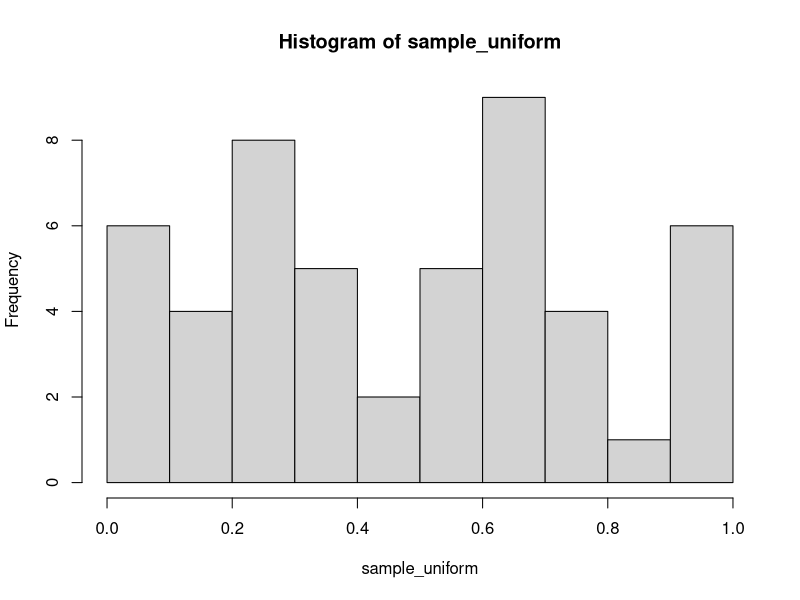

Recreate this plot in R. (Note: this script raises an error after producing the figure.)
#exercise2, asssignment5

sample_uniform <- runif(50)
sample_uniform
hist(sample_uniform)
#define estimator T_n using function
T_n <- function(sample)
{
      n = length(sample)
      T_n = ((n+1)/n)*max(sample)
      T_n
}
#use function for generated sample
T_n(sample_uniform,50)
#using emperical bootstrap to estimate variance of T_n, take B=1000
emperical_bootstrap_uniform_sample <- bootstrap(sample_uniform,T_n,1000)
#plot bootstrap in histogram and compute variance, sd
hist(emperical_bootstrap_uniform_sample)
var(emperical_bootstrap_uniform_sample)
sd(emperical_bootstrap_uniform_sample)
#
#B
var_different_emp_bootstraps = numeric(10)
for (i in 1:10)
{
  sample_uniform <- runif(50)
  emperical_bootstrap_uniform_sample <- bootstrap(sample_uniform,T_n,1000)
  hist(emperical_bootstrap_uniform_sample, main="Hist. of emp. bootstrap from uni(50,0,1)",xlab=expression(paste("Estimate for ",T[n])))
  var_different_emp_bootstraps[i] = var(emperical_bootstrap_uniform_sample)
}
hist(var_different_emp_bootstraps)
#
#
#C
#using parametrical bootstrap
B=1000
repetitions = 10
var_different_par_bootstraps = numeric(repetitions)
for (j in 1:repetitions)
{
  Tstar = numeric(B)
  for(i in 1:B){
      xstar=runif(50)
      Tstar[i]=T_n(xstar)
  }
  hist(Tstar, main="Hist. of par. bootstrap from uni(50,0,1)",xlab=expression(paste("Estimate for ",T[n])))
  var_different_par_bootstraps[j] = var(Tstar)
}
hist(var_different_par_bootstraps)
